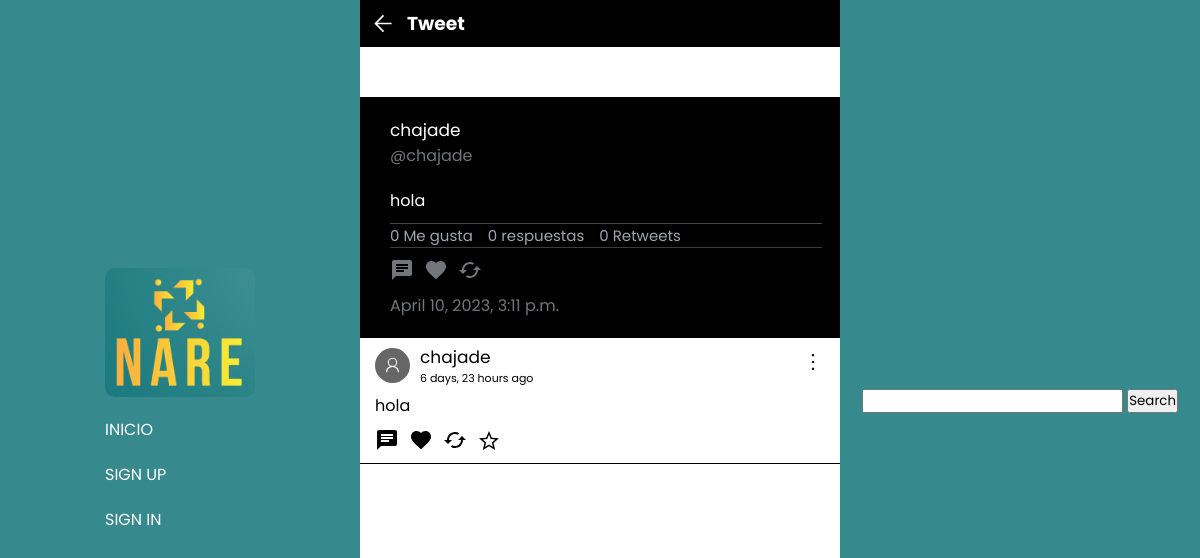
The app's page /tweet/detail/2, older data.
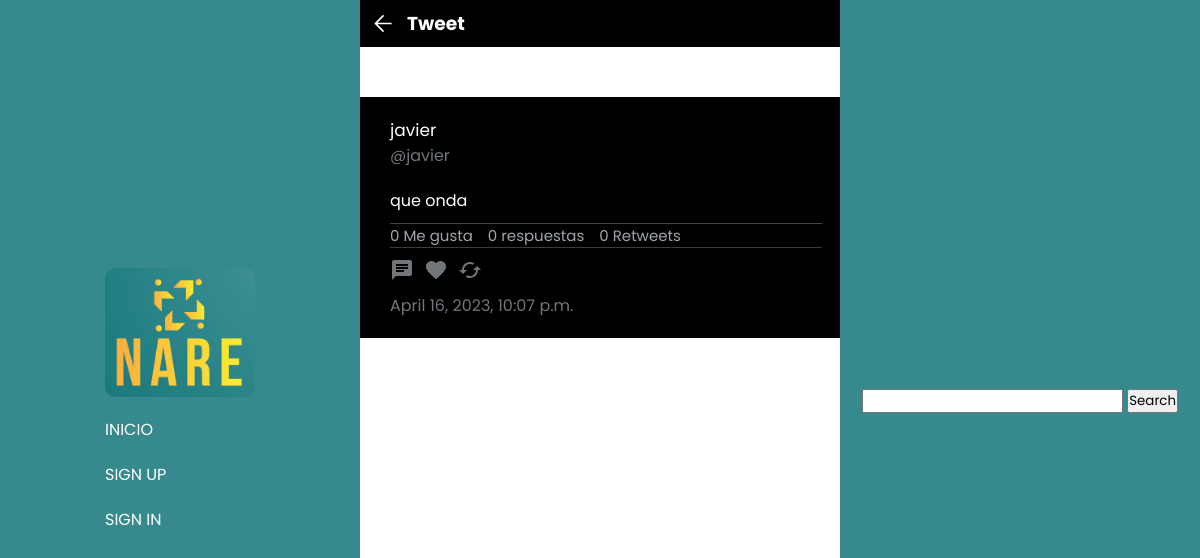
The same page, newer data.
### tweets/models.py (models this page shows)
class Tweet(models.Model):
    user = models.ForeignKey(User, null=True, on_delete=models.CASCADE)
    content = models.TextField(max_length=180)
    created_at = models.DateTimeField(auto_now_add=True)
    likes = models.IntegerField(default=0)
    likes_users = models.ManyToManyField(User, related_name="likes_tweets")
    retweets = models.IntegerField(default=0)
    parent_tweet = models.IntegerField(null=True)

### profiles/models.py (models this page shows, shortened)
class Profiles(models.Model):
    user = models.ForeignKey(User, null=True, on_delete=models.CASCADE )
    username = models.CharField(max_length=30, null=True, default="")
    keeps = models.ManyToManyField(Tweet, related_name='kept_by_profiles', blank=True)
    biography = models.TextField(max_length=250,  null=True, default="", blank=True)
    profileImage = models.ImageField(null=True, blank=True, upload_to='profileImages')
    followers = models.IntegerField(default=0)
    followers_users = models.ManyToManyField('self', symmetrical=False, related_name="followage", blank=True)
    followed_users = models.ManyToManyField('self', symmetrical=False, related_name='following', blank=True)
    birthday = models.DateField(null=True, default=timezone.now)
    created_at = models.DateTimeField(auto_now_add=True)

### tweets/views.py (the view)
# urls.py: path('tweet/detail/<int:id>', views.tweetDetails, name="tweetDetails"),
def tweetDetails(request, id):
    tweet = Tweet.objects.all().filter(parent_tweet = id)
    parent_tweet = Tweet.objects.get(id = id)
    profile = Profiles.objects.get(username=parent_tweet.user.username)
    return render(request, 'tweetDetail.html',{
        'tweets': tweet,
        'parent_tweet': parent_tweet,
        'profile': profile
    })

### tweets/templates/tweetDetail.html (shortened to what this page needs)
{% extends 'base.html' %} {% load static %}
    {% block content %}
    <link rel="stylesheet" href="{% static 'tweetDetail.css' %}" />
    <link rel="stylesheet" href="{% static 'globalFeed.css' %}"S>
        <header class="headerDetail">
            <div class="backNav">
                <div class="firstNav">
                    <a href="#" onclick="volverAlTweetAnterior();"><svg xmlns="http://www.w3.org/2000/svg" height="40" viewBox="0 96 1000 700" width="48"><path d="M480 896 160 576l320-320 42 42-248 248h526v60H274l248 248-42 42Z"/></svg></a>
                    <h3>Tweet</h3>
                </div>
            </div>
            <div class="parent_tweet">
                <form action="{% url 'myProfile' parent_tweet.user.username %}">
                    <button class="usernameTweet" style="color:white">{{parent_tweet.user.username}}</button>
                </form>
                <p class="atName">@{{profile.username}}</p>
                <p class="content">{{parent_tweet.content}}</p>
                <div class="dataSection">
                    <p>{{parent_tweet.likes}} Me gusta</p>
                    <p class="responses">0 respuestas</p>
                    <p>0 Retweets</p>
                </div>
                <div class="buttons">
                    <button class="msgButton" id="{{parent_tweet.id}}">
                        <svg class="msgSvg" xmlns="http://www.w3.org/2000/svg" height="24px" viewBox="0 0 24 24" width="24px" fill="rgba(113, 118, 123, 1)">
                            <path d="M0 0h24v24H0z" fill="none"/>
                            <path d="M20 2H4c-1.1 0-1.99.9-1.99 2L2 22l4-4h14c1.1 0 2-.9 2-2V4c0-1.1-.9-2-2-2zM6 9h12v2H6V9zm8 5H6v-2h8v2zm4-6H6V6h12v2z"/>
                        </svg>
                    </button>
                    <form action="{% url 'like' parent_tweet.id %}" class="likeForm">
                        <button class="likeBtn">
                        </button>
                    </form>
                    <form>
                        <button>
                        </button>
                    </form>
                </div>
                <p class="created">{{parent_tweet.created_at}}</p>
            </div class="responses">
                {% for tweet in tweets %}
                    {% include 'Tweet.html' %}
                {% endfor %}
            </div>
        {% endblock content %}

### tweets/templates/Tweet.html (shortened to what this page needs)
<a href="{% url 'tweetDetails' tweet.id %}" class="tweet">
    <div class="div-content" id="{{tweet.id}}">
        <div class="tweetHead">
            <div class="fotoPerfil">
                <form action="{% url 'myProfile' tweet.user.username %}" class="formName">
                    <button class="usernameTweet">{{tweet.user.username}}</button>
                    <p class="timeAgo">{{tweet.created_at|timesince}} ago</p>
                </form>
            </div>
            <div class="tweetOptions">
                <button  class="optionButtons" data="true"></button>
            </div>
        </div>
        <span class="tweetMessage">{{tweet.content}}</span>
        <div class="buttons">
            <button class="msgButton" id="{{tweet.id}}">
                    <svg class="msgSvg" xmlns="http://www.w3.org/2000/svg" height="24px" viewBox="0 0 24 24" width="24px" fill="#000000">
                        <path d="M0 0h24v24H0z" fill="none"/>
                        <path d="M20 2H4c-1.1 0-1.99.9-1.99 2L2 22l4-4h14c1.1 0 2-.9 2-2V4c0-1.1-.9-2-2-2zM6 9h12v2H6V9zm8 5H6v-2h8v2zm4-6H6V6h12v2z"/>
                    </svg>
                </button>
                <form action="{% url 'like' tweet.id %}" class="likeForm">
                    <button class="likeBtn">
                    </button>
                </form>
                <form>
                    <button>
                    </button>
                </form>
                <form action="{% url 'keepTweets' tweet.id %}">
                    <button>
                        {% if tweet in profile.keeps.all %}
                            <svg class="keepSvg saved" xmlns="http://www.w3.org/2000/svg" height="24px" viewBox="0 96 960 960" width="24px"><path fill="rgb(211, 165, 15)" d="m323 851 157-94 157 95-42-178 138-120-182-16-71-168-71 167-182 16 138 120-42 178Zm-90 125 65-281L80 506l288-25 112-265 112 265 288 25-218 189 65 281-247-149-247 149Zm247-355Z"/></svg>
                        {% else %}
                            <svg class="keepSvg" xmlns="http://www.w3.org/2000/svg" height="24px" viewBox="0 96 960 960" width="24px"><path d="m323 851 157-94 157 95-42-178 138-120-182-16-71-168-71 167-182 16 138 120-42 178Zm-90 125 65-281L80 506l288-25 112-265 112 265 288 25-218 189 65 281-247-149-247 149Zm247-355Z"/></svg>
                        {% endif %}
                    </button>
                </form>
            </div>
        </a>
    </div>

Row changes from the older to the newer data that the page shows:
no longer on this page (row edited): Profiles: username "chajade"
removed Tweet: user.username "chajade", created_at "6 days, 23 hours", content "hola"
changed Tweet: user.username "chajade" → "javier"; content "hola" → "que onda"; created_at "April 10, 2023, 3:11 p.m." → "April 16, 2023, 10:07 p.m."
now on this page (row edited): Profiles: username "javier"
